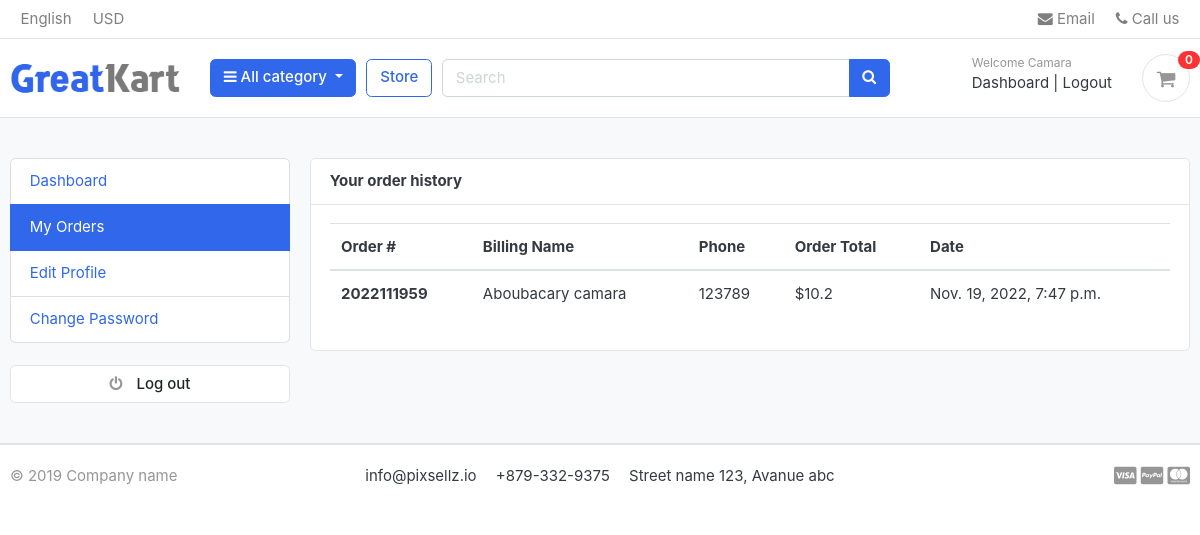
The page /accounts/my_orders/ (signed in) on the database its author committed.
### accounts/models.py (models this page shows, shortened)
class Account(AbstractBaseUser):
     first_name = models.CharField(max_length=50)
     last_name  = models.CharField(max_length=50)
     username   = models.CharField(max_length=50, unique=True)
     email      = models.EmailField(max_length=100, unique=True)
     phone_number= models.CharField(max_length=50)
     date_joined = models.DateTimeField(auto_now_add=True)
     last_login = models.DateTimeField(auto_now_add=True)
     is_admin = models.BooleanField(default=False)
     is_staff = models.BooleanField(default=False)
     is_active = models.BooleanField(default=False)
     is_superadmin = models.BooleanField(default=False)
     USERNAME_FIELD = 'email'
     REQUIRED_FIELDS = ['username','first_name','last_name']
     objects = MyAccountManager()

### orders/models.py (models this page shows, shortened)
class Order(models.Model):
    STATUS = (
        ('New', 'New'),
        ('Accepted', 'Accepted'),
        ('Completed', 'Completed'),
        ('Cancelled', 'Cancelled'),
    )
    user = models.ForeignKey(Account,on_delete=models.SET_NULL,null=True)
    payment = models.ForeignKey(Payment,on_delete=models.SET_NULL, blank=True, null=True)
    order_number = models.CharField(max_length=50)
    first_name = models.CharField(max_length=50)
    last_name = models.CharField(max_length=50)
    phone = models.CharField(max_length=15)
    email = models.EmailField(max_length=50)
    address_line_1 = models.CharField(max_length=50)
    address_line_2 = models.CharField(max_length=50, blank=True)
    country = models.CharField(max_length=50)
    state = models.CharField(max_length=50)
    city = models.CharField(max_length=50)
    order_note = models.CharField(max_length=300, blank=True)
    order_total = models.FloatField()
    tax = models.FloatField()
    status = models.CharField(max_length=10, choices=STATUS, default='New')
    ip = models.CharField(blank=True, max_length=20)
    is_ordered = models.BooleanField(default=False)
    created_at = models.DateTimeField(auto_now_add=True)
    updated_at = models.DateTimeField(auto_now=True)
    def full_name(self):
        return f'{self.first_name} {self.last_name}'

### accounts/views.py (the view)
# urls.py: path('my_orders/', views.my_orders, name='my_orders'),
def my_orders(request):
    orders = Order.objects.filter(user=request.user, is_ordered=True).order_by('-created_at')
    context = {
        'orders': orders,
    }
    return render(request, 'accounts/my_orders.html', context)

### carts/context_processors.py (called while the page is built)
def counter(request):
    cart_count = 0
    if 'admin' in request.path:
        return ()
    else:
        try:
            cart = Cart.objects.filter(cart_id=_cart_id(request))
            if request.user.is_authenticated:
                cart_items = Cartitem.objects.all().filter(user=request.user)
            else:
                cart_items = Cartitem.objects.all().filter(cart=cart[:1])
            for cart_item in cart_items:
                cart_count += cart_item.quantity
        except Cart.DoesNotExist:
            cart_count = 0
    return dict(cart_count=cart_count)

### carts/views.py (called while the page is built)
def _cart_id(request):
    cart = request.session.session_key
    if not cart :
        cart = request.session.create()
    return cart

### category/context_processors.py (called while the page is built)
def menu_links(request):
    links = category.objects.all()
    return dict(links=links)

### category/models.py (called while the page is built)
    def get_url(self):
        return reverse('product_by_category', args=[self.slug])

### templates/accounts/my_orders.html (shortened to what this page needs)
{% extends 'base.html' %}
{% load static %}
{% block content %}
<section class="section-conten padding-y bg">
<div class="container">
	<div class="row">
  {% include 'includes/dashboard_sidebar.html' %}
	<main class="col-md-9">
		<article class="card">
		<header class="card-header">
			<strong class="d-inline-block mr-3">Your order history</strong>
		</header>
		<div class="card-body">
			<div class="row">
        <div class="col-md-12">
          <table class="table table-hover">
            <thead>
              <tr>
                <th scope="col">Order #</th>
                <th scope="col">Billing Name</th>
                <th scope="col">Phone</th>
                <th scope="col">Order Total</th>
                <th scope="col">Date</th>
              </tr>
            </thead>
            <tbody>
              {% for order in orders %}
              <tr>
                <th scope="row">{{order.order_number}}</th>
                <td>{{order.full_name}}</td>
                <td>{{order.phone}}</td>
                <td>${{order.order_total}}</td>
                <td>{{order.created_at}}</td>
              </tr>
              {% endfor %}
            </tbody>
          </table>
        </div>
			</div>
		</div>
		</article>
	</main>
</div>
</div>
</section>
{% endblock %}

### templates/includes/navbar.html (shortened to what this page needs)
{% load static %}
<header class="section-header">
<nav class="navbar p-md-0 navbar-expand-sm navbar-light border-bottom">
<div class="container">
  <div class="collapse navbar-collapse" id="navbarTop4">
    <ul class="navbar-nav mr-auto">
      <li class="nav-item dropdown">
      <a href="#" class="nav-link">   English </a>
    </li>
    <li class="nav-item dropdown">
      <a href="#" class="nav-link"> USD </a>
    </li>
    </ul>
    <ul class="navbar-nav">
    <li><a href="#" class="nav-link"> <i class="fa fa-envelope"></i> Email </a></li>
    <li><a href="#" class="nav-link"> <i class="fa fa-phone"></i> Call us </a></li>
  </ul>
  </div>
</div>
</nav>
<section class="header-main border-bottom">
  <div class="container">
<div class="row align-items-center">
  <div class="col-lg-2 col-md-3 col-6">
    <a href="{% url 'home' %}" class="brand-wrap">
      <img class="logo" src="{% static './images/logo.png' %}">
    </a>
  </div>
  <div class="col-lg col-sm col-md col-6 flex-grow-0">
    <div class="category-wrap dropdown d-inline-block float-right">
      <button type="button" class="btn btn-primary dropdown-toggle" data-toggle="dropdown">
        <i class="fa fa-bars"></i> All category
      </button>
    </div>
  </div>
  <a href="{% url 'Store' %}" class="btn btn-outline-primary">Store</a>
  <div class="col-lg  col-md-6 col-sm-12 col">
    <form action="{% url 'search' %}" class="search" method='GET'>
      <div class="input-group w-100">
          <input type="text" class="form-control" style="width:60%;" placeholder="Search" name="keyword">
          <div class="input-group-append">
            <button class="btn btn-primary" type="submit">
              <i class="fa fa-search"></i>
            </button>
          </div>
        </div>
    </form>
  </div>
  <div class="col-lg-3 col-sm-6 col-8 order-2 order-lg-3">
        <div class="d-flex justify-content-end mb-3 mb-lg-0">
          {% if user.id is None %}
          <div class="widget-header">
            <small class="title text-muted">Welcome guest!</small>
            <div>
              <a href="{% url 'login' %}">Sign in</a> <span class="dark-transp"> | </span>
              <a href="{% url 'register' %}"> Register</a>
            </div>
          </div>
          {% else %}
          <div class="widget-header">
            <small class="title text-muted">Welcome {{ user.first_name }}</small>
            <div>
              <a href="{% url 'dashboard' %}">Dashboard</a> <span class="dark-transp"> | </span>
              <a href="{% url 'logout' %}"> Logout</a>
            </div>
          </div>
          {% endif %}
          <a href="{% url 'cart' %}" class="widget-header pl-3 ml-3">
            <div class="icon icon-sm rounded-circle border"><i class="fa fa-shopping-cart"></i></div>
            <span class="badge badge-pill badge-danger notify">{{cart_count}}</span>
          </a>
        </div>
      </div>
</div>
  </div>
</section>
</header>

### GreatKart/static/css/ui.css (style rules this page uses)
html { font-family: "Inter", sans-serif; font-size: 15px; }
.icon-xs, .icon-sm, .icon-md, .icon-lg { display: inline-block; text-align: center; flex-shrink: 0; flex-grow: 0; }
.icon-sm { width: 48px; height: 48px; line-height: 48px !important; font-size: 20px; }
.padding-y { padding-top: 40px; padding-bottom: 40px; }
article:after, .form-group:after { display: block; clear: both; content: ""; }
.bg { background-color: #f8f9fa; }
.header-main { position: relative; padding-top: 1rem; padding-bottom: 1rem; }
.brand-wrap .logo, .navbar-brand .logo { margin-right: 7px; max-height: 42px; display: inline-block; }
.widget-header { display: inline-block; vertical-align: middle; position: relative; }
.widget-header a { color: #343a40; }
.widget-header i { color: #969696; }
.widget-header .title { display: block; }
.widget-header .notify { position: absolute; top: -3px; right: -10px; }
.notify { position: absolute; top: -4px; right: -10px; display: inline-block; padding: 0.25em 0.6em; font-size: 12px; line-height: 1; text-align: center; border-radius: 3rem; color: #fff; background-color: #fa3434; }

### rows shown on the page
Account: first_name "Camara"
Order: order_number "2022111959", full_name "Aboubacary camara", phone "123789", order_total "10.2", created_at "Nov. 19, 2022, 7:47 p.m."

### other values the page prints
{{ cart_count }} "0"
